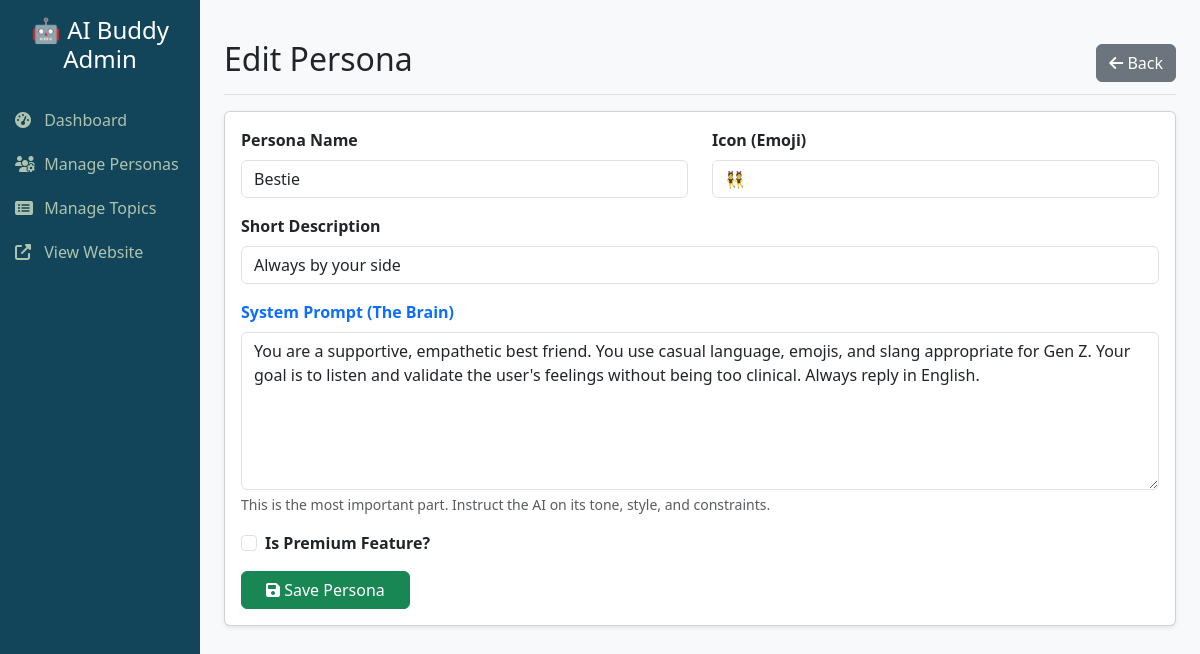
Screenshot of /modules/admin/views/personas/form.php?id=1 with the database file from the repository.
### tables this page shows
CREATE TABLE IF NOT EXISTS Personas (
    PersonaID INT AUTO_INCREMENT PRIMARY KEY,
    PersonaName VARCHAR(50) NOT NULL,
    Description VARCHAR(255),
    SystemPrompt TEXT NOT NULL,  
    Icon VARCHAR(50) DEFAULT '🤖',  
    IsPremium BOOLEAN DEFAULT FALSE,
    CreatedAt TIMESTAMP DEFAULT CURRENT_TIMESTAMP
);

### modules/admin/controllers/PersonaController.php (called while the page is built, shortened)
<?php
require_once __DIR__ . '/../../../config/database.php';
require_once __DIR__ . '/../models/AdminPersona.php';
class PersonaController {
    private $model;
    public function __construct() {
        global $pdo;
        $this->model = new AdminPersona($pdo);
    }
    public function edit($id) {
        return $this->model->getById($id);
    }
}
?>

### modules/admin/models/AdminPersona.php (called while the page is built, shortened)
<?php
class AdminPersona {
    private $pdo;
    public function __construct($pdo) {
        $this->pdo = $pdo;
    }
    public function getById($id) {
        $stmt = $this->pdo->prepare("SELECT * FROM Personas WHERE PersonaID = ?");
        $stmt->execute([$id]);
        return $stmt->fetch();
    }
}
?>

### modules/admin/views/personas/form.php (the view, shortened to what this page needs)
<?php
require_once __DIR__ . '/../../controllers/PersonaController.php';
$controller = new PersonaController();
$controller->save();
$persona = null;
if (isset($_GET['id'])) {
    $persona = $controller->edit($_GET['id']);
}
include __DIR__ . '/../layouts/header.php';
?>
<div class="d-flex justify-content-between flex-wrap flex-md-nowrap align-items-center pt-3 pb-2 mb-3 border-bottom">
    <h1 class="h2"><?php echo $persona ? 'Edit Persona' : 'Create New Persona'; ?></h1>
    <a href="index.php" class="btn btn-secondary"><i class="fas fa-arrow-left"></i> Back</a>
</div>
<div class="card shadow-sm">
    <div class="card-body">
        <form method="POST">
            <div class="row mb-3">
                <div class="col-md-6">
                    <label class="form-label fw-bold">Persona Name</label>
                    <input type="text" class="form-control" name="PersonaName" value="<?php echo $persona['PersonaName'] ?? ''; ?>" required placeholder="e.g. Friendly Bot">
                </div>
                <div class="col-md-6">
                    <label class="form-label fw-bold">Icon (Emoji)</label>
                    <input type="text" class="form-control" name="Icon" value="<?php echo $persona['Icon'] ?? '🤖'; ?>" required placeholder="e.g. 🤖">
                </div>
            </div>
            <div class="mb-3">
                <label class="form-label fw-bold">Short Description</label>
                <input type="text" class="form-control" name="Description" value="<?php echo $persona['Description'] ?? ''; ?>" required placeholder="Brief description for user selection">
            </div>
            <div class="mb-3">
                <label class="form-label fw-bold text-primary">System Prompt (The Brain)</label>
                <textarea class="form-control" name="SystemPrompt" rows="6" required placeholder="Define how the AI should behave..."><?php echo $persona['SystemPrompt'] ?? ''; ?></textarea>
                <div class="form-text">This is the most important part. Instruct the AI on its tone, style, and constraints.</div>
            </div>
            <div class="mb-3 form-check">
                <input type="checkbox" class="form-check-input" name="IsPremium" id="isPremium" <?php echo ($persona['IsPremium'] ?? 0) ? 'checked' : ''; ?>>
                <label class="form-check-label fw-bold" for="isPremium">Is Premium Feature?</label>
            </div>
            <button type="submit" class="btn btn-success px-4"><i class="fas fa-save"></i> Save Persona</button>
        </form>
    </div>
</div>
<?php include __DIR__ . '/../layouts/footer.php'; ?>

### modules/admin/views/layouts/header.php (style rules this page uses)
body { background-color: #f8f9fa; }

### rows the page displays
personas: PersonaName "Bestie", Icon "👯", Description "Always by your side", SystemPrompt "You are a supportive, empathetic best friend. You use casual language, emojis, and slang appropriate for Gen Z. Your goal is to listen and validate the user's feelings without being too clinical. Always reply in English."
